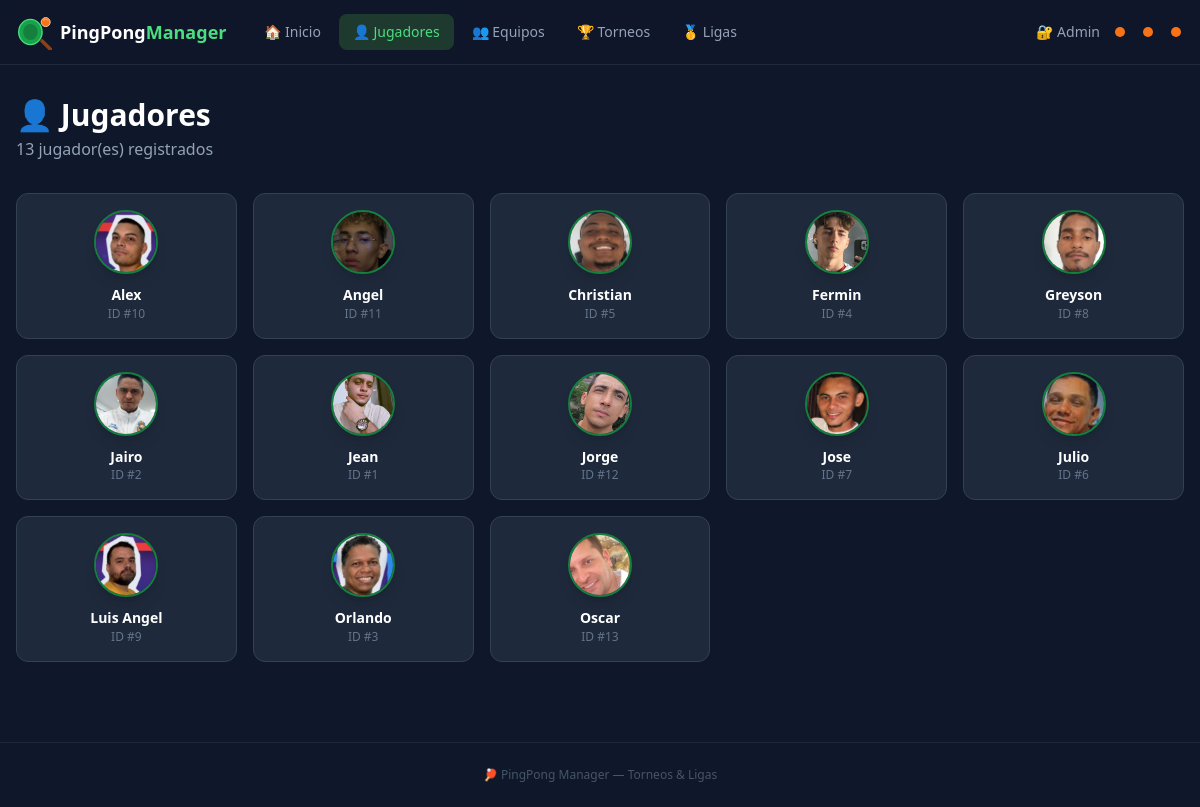
The page /players on the database its author committed.
### models.py (models this page shows)
class Player(Base):
    __tablename__ = "players"
    id = Column(Integer, primary_key=True)
    name = Column(String, nullable=False, unique=True)
    avatar = Column(String, nullable=True)
    created_at = Column(DateTime, default=datetime.utcnow)

### main.py (the view)
@app.get("/players", response_class=HTMLResponse)
def players_list(request: Request, db: Session = Depends(get_db), msg: str = ""):
    players = db.query(models.Player).order_by(models.Player.name).all()
    return templates.TemplateResponse(
        "players.html", {"request": request, "players": players, "msg": msg}
    )

### templates/players.html (shortened to what this page needs)
{% extends "base.html" %}
{% block content %}
<div class="flex items-center justify-between mb-8">
  <div>
    <h1 class="text-3xl font-black text-white flex items-center gap-3">👤 Jugadores</h1>
    <p class="text-slate-400 mt-1">{{ players|length }} jugador(es) registrados</p>
  </div>
</div>
{% if players %}
<div class="grid grid-cols-2 sm:grid-cols-3 md:grid-cols-4 lg:grid-cols-5 gap-4">
  {% for player in players %}
  <div class="card p-4 flex flex-col items-center gap-3 hover:border-green-700 transition group">
    {% if player.avatar %}
    <img src="/static/avatars/{{ player.avatar }}" alt="{{ player.name }}"
         class="w-16 h-16 rounded-full object-cover shadow-lg border-2 border-green-700"/>
    {% else %}
    <div class="w-16 h-16 rounded-full bg-gradient-to-br from-green-700 to-green-900 flex items-center justify-center text-2xl font-black text-white shadow-lg">
      {{ player.name[0].upper() }}
    </div>
    {% endif %}
    <div class="text-center">
      <p class="font-bold text-white text-sm leading-tight">{{ player.name }}</p>
      <p class="text-xs text-slate-500 mt-0.5">ID #{{ player.id }}</p>
    </div>
  </div>
  {% endfor %}
</div>
{% endif %}
{% endblock %}

### templates/base.html (shortened to what this page needs)
<!DOCTYPE html>
<html lang="es">
<head>
  <script src="https://cdn.tailwindcss.com"></script>
</head>
<body class="min-h-screen text-slate-200">
  <nav class="border-b border-slate-700/50 backdrop-blur-sm sticky top-0 z-50" style="background:#0f172add">
    <div class="max-w-7xl mx-auto px-4 flex items-center gap-2 h-16">
      <a href="/" class="flex items-center gap-2 mr-4">
        <span class="font-bold text-lg text-white hidden sm:block">PingPong<span class="text-green-400">Manager</span></span>
      </a>
      <div class="flex gap-1 flex-wrap">
        <a href="/" class="nav-link text-sm {% if request.url.path == '/' %}active{% endif %}">🏠 Inicio</a>
        <a href="/players" class="nav-link text-sm {% if '/players' in request.url.path %}active{% endif %}">👤 Jugadores</a>
        <a href="/teams" class="nav-link text-sm {% if '/teams' in request.url.path %}active{% endif %}">👥 Equipos</a>
        <a href="/tournaments" class="nav-link text-sm {% if '/tournaments' in request.url.path %}active{% endif %}">🏆 Torneos</a>
        <a href="/leagues" class="nav-link text-sm {% if '/leagues' in request.url.path %}active{% endif %}">🥇 Ligas</a>
      </div>
      <div class="ml-auto flex items-center gap-3">
        {% if request.state.is_admin %}
        <span class="hidden sm:inline text-xs px-2 py-1 rounded-full bg-green-900/40 border border-green-700 text-green-400 font-semibold">Admin</span>
        <form method="post" action="/logout">
          <button type="submit" class="text-sm text-slate-400 hover:text-red-400 transition font-medium">Salir</button>
        </form>
        {% else %}
        <a href="/login" class="text-sm text-slate-400 hover:text-green-400 transition font-medium">🔐 Admin</a>
        {% endif %}
        <span class="ping-ball spin-slow"></span>
        <span class="ping-ball spin-slow" style="animation-delay:.3s"></span>
        <span class="ping-ball spin-slow" style="animation-delay:.6s"></span>
      </div>
    </div>
  </nav>
  <main class="max-w-7xl mx-auto px-4 py-8">
    {% block content %}{% endblock %}
  </main>
  <footer class="text-center py-6 text-slate-600 text-xs border-t border-slate-800 mt-12">
    🏓 PingPong Manager — Torneos & Ligas
  </footer>
</body>
</html>

### templates/base.html (style rules this page uses)
body { background: #0f172a; }
.card { background: #1e293b; border: 1px solid #334155; border-radius: 12px; }
.ping-ball { display: inline-block; width: 10px; height: 10px; background: #f97316; border-radius: 50%; margin: 0 3px; }
.nav-link { color: #94a3b8; padding: 8px 14px; border-radius: 8px; font-weight: 500; transition: all .2s; }
.nav-link:hover, .nav-link.active { background: #1e3a2f; color: #4ade80; }
.spin-slow { animation: spin-slow 8s linear infinite; }

### rows shown on the page
Player: avatar (picture), name "Alex", id "10"
Player: avatar (picture), name "Angel", id "11"
Player: avatar (picture), name "Christian", id "5"
Player: avatar (picture), name "Fermin", id "4"
Player: avatar (picture), name "Greyson", id "8"
Player: avatar (picture), name "Jairo", id "2"
Player: avatar (picture), name "Jean", id "1"
Player: avatar (picture), name "Jorge", id "12"
Player: avatar (picture), name "Jose", id "7"
Player: avatar (picture), name "Julio", id "6"
Player: avatar (picture), name "Luis Angel", id "9"
Player: avatar (picture), name "Orlando", id "3"
Player: avatar (picture), name "Oscar", id "13"

### other values the page prints
{{ players|length }} "13"
